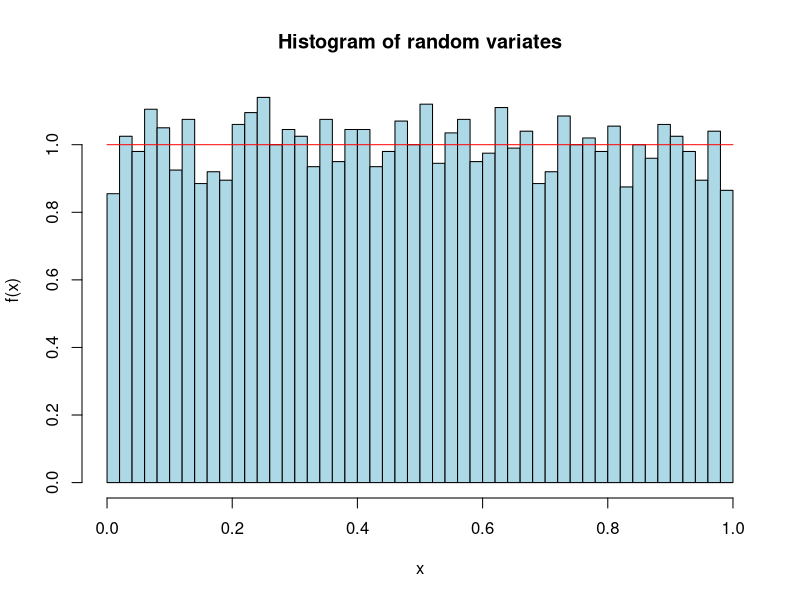

This chart was generated by the following R code:
values <- scan("random.txt")
pdf("random_hist.pdf")
hist(values, breaks = 50, probability = TRUE, col = "lightblue",
     xlab = "x", ylab = "f(x)", main = "Histogram of random variates")
curve(dunif(x, min = 0, max = 1), add = TRUE, col = "red")
dev.off()
